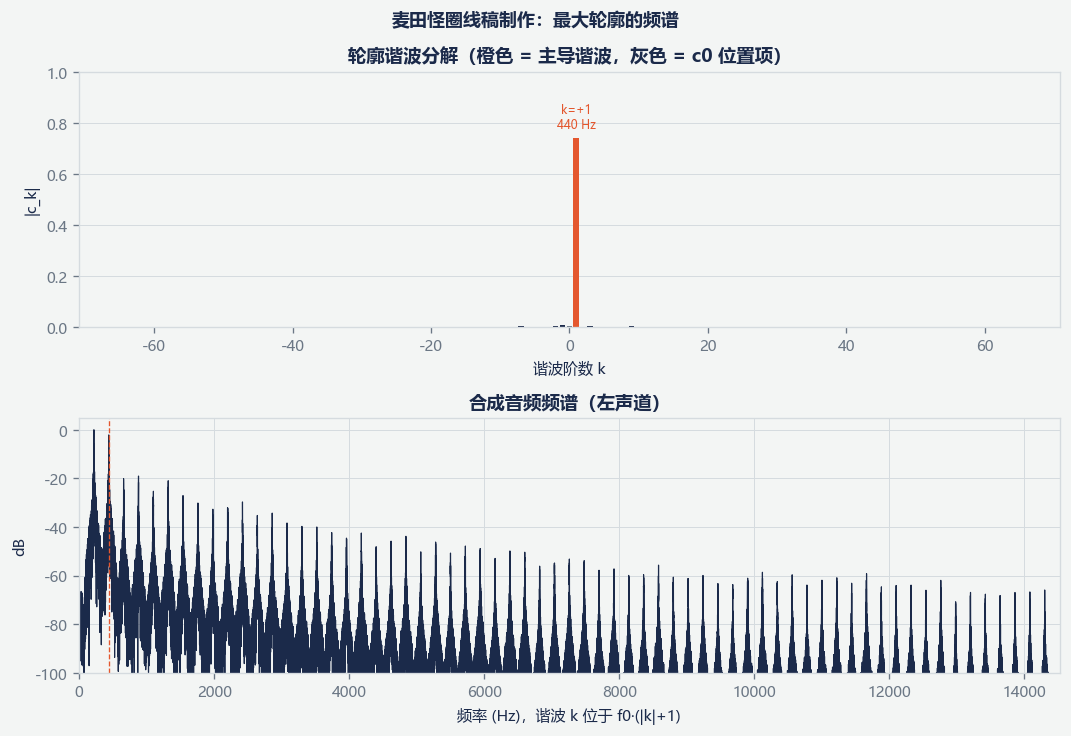
#> input picture assets/spectrum.png, 1071 x 736 px
$ python main.py --image assets/spectrum.png
#> lines starting #> are read from the running program, lines starting #| are printed output that depends on the picture; after the words box and inside, x2 and y2 are one past the last pixel; in counts of white or black regions, pixels touching at a corner belong together
### contour.py
"""
contour.py —— 轮廓提取、预处理与几何误差度量

数学约定
--------
平面上的点 (x, y) 统一用复数 z = x + i·y 表示，一条闭合轮廓就是一个
周期复函数 z(t), t ∈ [0, 1)。离散化后为 N 个等弧长采样点 z_n = z(n/N)。

图像坐标 y 轴向下，这里翻转为数学坐标（y 轴向上），所以
    z = (x - W/2)/S  -  i·(y - H/2)/S,   S = max(W, H)/2
使整张图落在 [-1, 1] 的单位方框内，且多轮廓之间的相对位置与尺寸被保留。
"""

from __future__ import annotations

import cv2
import numpy as np
from scipy.ndimage import gaussian_filter1d
from scipy.spatial import cKDTree


# ---------------------------------------------------------------------------
# 1. 图像 → 二值掩膜
# ---------------------------------------------------------------------------
def load_binary(path: str, blur_sigma: float = 1.5) -> tuple[np.ndarray, np.ndarray]:
    """读取图片并二值化，返回 (灰度图, 前景掩膜)。

    - 高斯模糊：低通滤波，抑制像素级噪声（照片中的麦秆纹理等）。
    - Otsu 阈值：最大化前景/背景类间方差，自动选择阈值。
    - 极性判定：图像边框上占多数的像素视为背景，保证前景（图案）为白色 255，
      这样无论“黑底白图”还是“白底黑图”都能正确提取。
    - 形态学开闭运算：去掉孤立噪点、填补细小缝隙。
    """
#> called with path = 'assets/spectrum.png', blur_sigma = 1.5
    img = cv2.imread(path, cv2.IMREAD_GRAYSCALE)
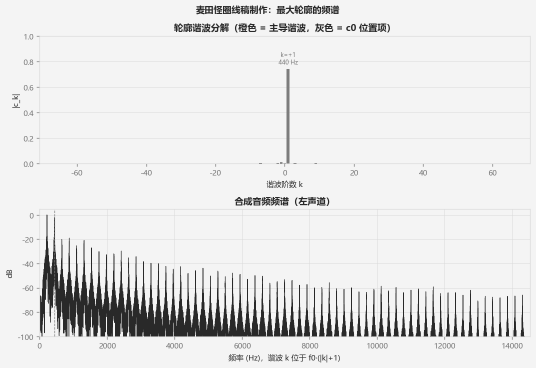
#> img: shape (736, 1071) (shown at 1/2 size); min 41, max 244, mean 228.6
    if img is None:
        raise FileNotFoundError(f"无法读取图片: {path}")
    g = cv2.GaussianBlur(img, (0, 0), blur_sigma) if blur_sigma > 0 else img
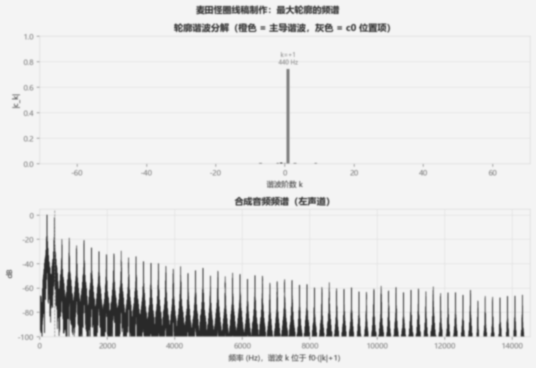
#> g: shape (736, 1071) (shown at 1/2 size); min 41, max 244, mean 228.6
    _, bw = cv2.threshold(g, 0, 255, cv2.THRESH_BINARY + cv2.THRESH_OTSU)
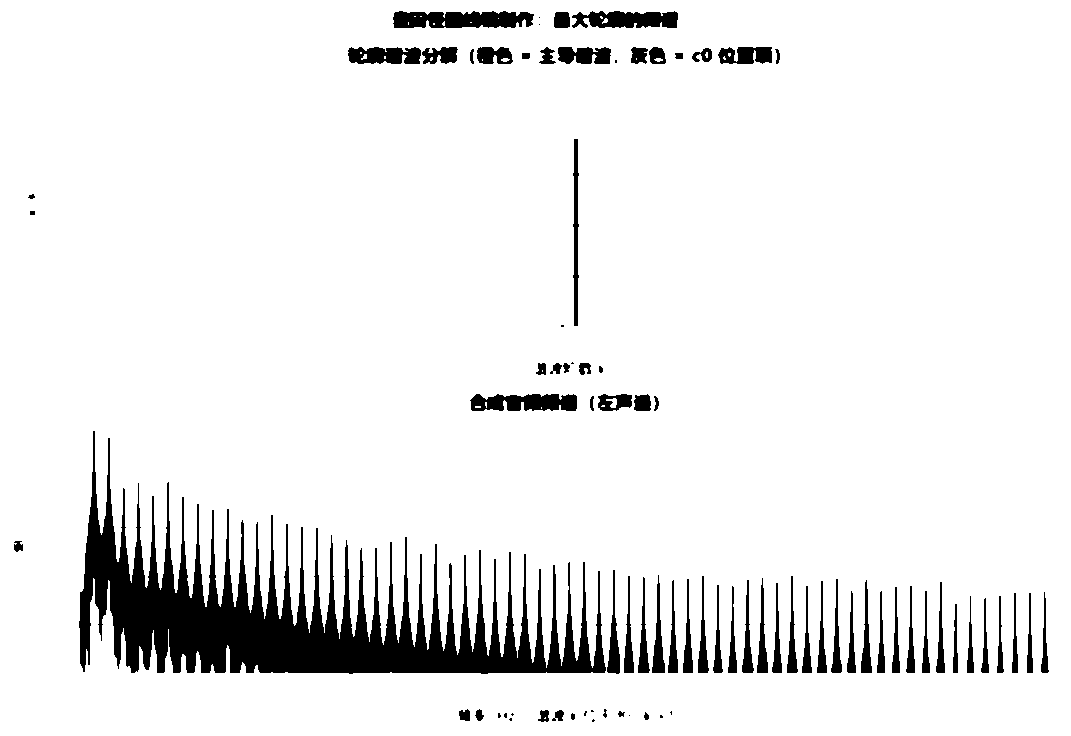
#> bw: shape (736, 1071); 92.1% white; 84 black regions (15 under 20 px), largest, box (x1, y1, x2, y2) and area: (79, 431, 606, 674) 39363, (393, 11, 534, 28) 1990, (470, 394, 577, 411) 1475

    border = np.concatenate([bw[0], bw[-1], bw[:, 0], bw[:, -1]])
#> border = 3614 values from 255 to 255
    if border.mean() > 127:
        bw = 255 - bw

    kernel = cv2.getStructuringElement(cv2.MORPH_ELLIPSE, (3, 3))
    bw = cv2.morphologyEx(bw, cv2.MORPH_OPEN, kernel)
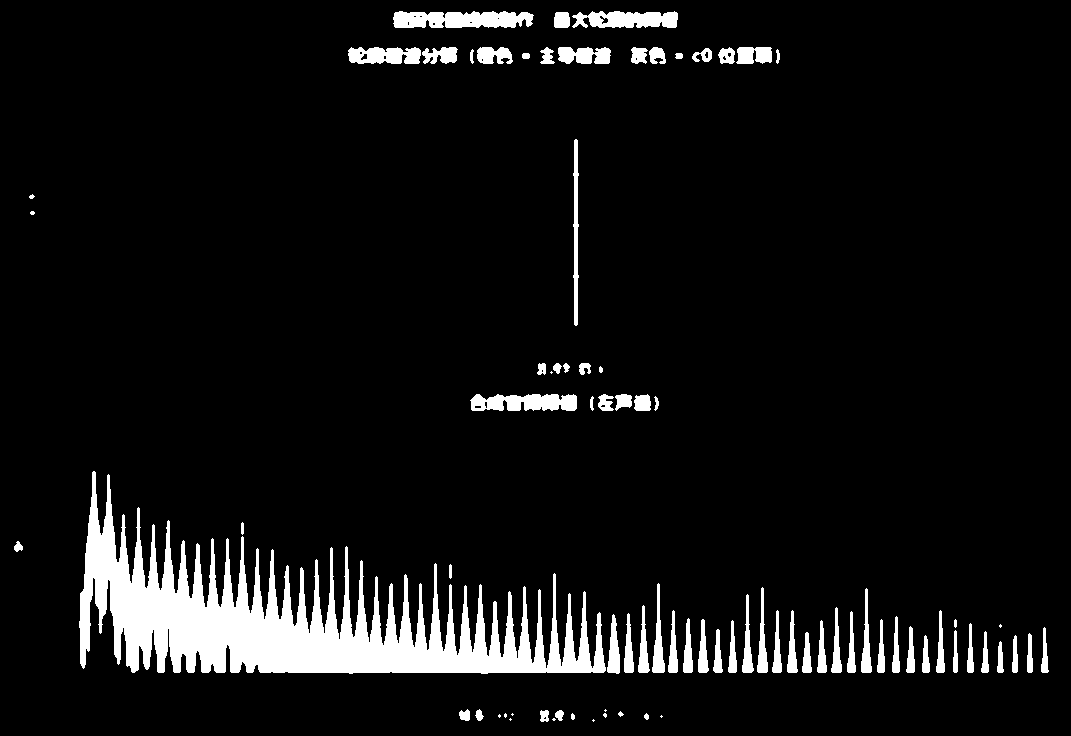
#> bw: shape (736, 1071); 7.4% white; 84 white regions (13 under 20 px), largest, box (x1, y1, x2, y2) and area: (79, 471, 606, 674) 37229, (393, 11, 534, 28) 1976, (470, 394, 577, 411) 1467
    bw = cv2.morphologyEx(bw, cv2.MORPH_CLOSE, kernel)
#> bw: shape (736, 1071); 7.5% white; 78 white regions (12 under 20 px)
    return img, bw


# ---------------------------------------------------------------------------
# 2. 几何工具
# ---------------------------------------------------------------------------
def signed_area(z: np.ndarray) -> float:
    """鞋带公式（Green 定理离散形式）求有向面积：
        A = 1/2 · Σ (x_n y_{n+1} - x_{n+1} y_n) = 1/2 · Im Σ conj(z_n)·z_{n+1}
    A > 0 表示逆时针（数学正向）。"""
    return 0.5 * float(np.imag(np.sum(np.conj(z) * np.roll(z, -1))))


def resample_arclength(z: np.ndarray, n_points: int) -> np.ndarray:
    """把闭合折线重采样为 n_points 个等弧长点。

    傅里叶系数 c_k = ∫ z(t) e^{-i2πkt} dt 中的参数 t 取“归一化弧长”，
    等弧长采样后 t_n = n/N 均匀分布，矩形求和（对周期函数即梯形法则）
    具有谱精度，数值积分稳定；否则像素链码的疏密不均会混入虚假高频。
    """
    zc = np.append(z, z[0])                        # 闭合：首尾相连
    seg = np.abs(np.diff(zc))                      # 每段弦长
    s = np.concatenate([[0.0], np.cumsum(seg)])    # 累积弧长 s(n)
    total = s[-1]
    su = np.arange(n_points) * total / n_points    # 目标弧长位置（不含终点，保持周期）
    re = np.interp(su, s, zc.real)
    im = np.interp(su, s, zc.imag)
    return re + 1j * im


def _dedupe(z: np.ndarray) -> np.ndarray:
    """去掉相邻重复点（零长度段会让弧长参数化退化）。"""
    keep = np.abs(np.diff(np.append(z, z[0]))) > 1e-12
    return z[keep]


def roll_to_topmost(z: np.ndarray) -> np.ndarray:
    """把轮廓起点平移到最上方的点（Im z 最大）。

    起点平移 t → t + τ 会让 c_k 乘上 e^{i2πkτ}：只改变相位、不改变形状。
    统一起点后，原始与重建轮廓的系数相位才可以直接比较。
    若有多个并列最高点（如像素化的圆顶），取其中最靠左的一个。
    """
    top = z.imag.max()
    cand = np.where(z.imag >= top - 1e-9)[0]
    idx = cand[np.argmin(z.real[cand])]
    return np.roll(z, -idx)


def preprocess_contour(z: np.ndarray, n_points: int = 512, smooth_sigma: float = 1.0) -> np.ndarray:
    """单条轮廓的完整预处理流水线：
    去重 → 统一为逆时针 → 起点归到最上方 → 等弧长重采样 → 周期高斯平滑 → 再次对齐起点。

    统一逆时针的意义：方向反转等价于 t → -t，会把 c_k 与 c_{-k} 互换。
    固定方向后，“正 k 阶 = 与轮廓同向旋转的圆”这一解释才有一致性。
    """
    z = _dedupe(np.asarray(z, dtype=complex))
    if signed_area(z) < 0:
        z = z[::-1]
    z = roll_to_topmost(z)
    z = resample_arclength(z, n_points)
    if smooth_sigma > 0:
        # mode="wrap"：轮廓是周期信号，首尾需循环卷积，否则接缝处会被拉扯
        z = gaussian_filter1d(z.real, smooth_sigma, mode="wrap") + 1j * gaussian_filter1d(
            z.imag, smooth_sigma, mode="wrap"
        )
    return roll_to_topmost(z)


# ---------------------------------------------------------------------------
# 3. 图像 → 多条预处理后的轮廓
# ---------------------------------------------------------------------------
def extract_contours(
    path: str,
    n_points: int = 512,
    smooth_sigma: float = 1.0,
    min_area_frac: float = 5e-4,
    max_contours: int = 8,
) -> dict:
    """用 OpenCV findContours 提取所有闭合轮廓，每条独立预处理。

    RETR_LIST：返回全部轮廓（外边界 + 孔洞边界），同心圆环会得到内外两条，
    麦田怪圈这类“圆环 + 直线 + 卫星圆”组合图案的每个部件都会被保留。
    按面积从大到小排序，最多保留 max_contours 条（音频中依次编码为时间段）。
    """
    img, bw = load_binary(path)
    h, w = bw.shape
#> (the rest of the program and of its run is left out)
